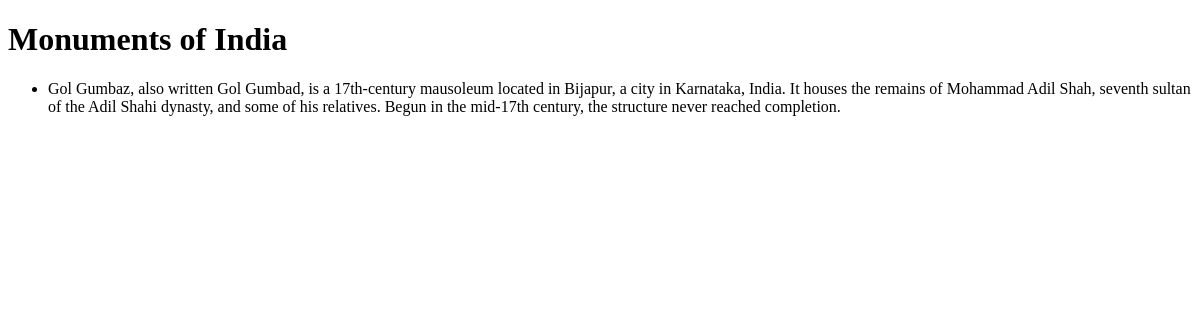
Before: / with the older database file.
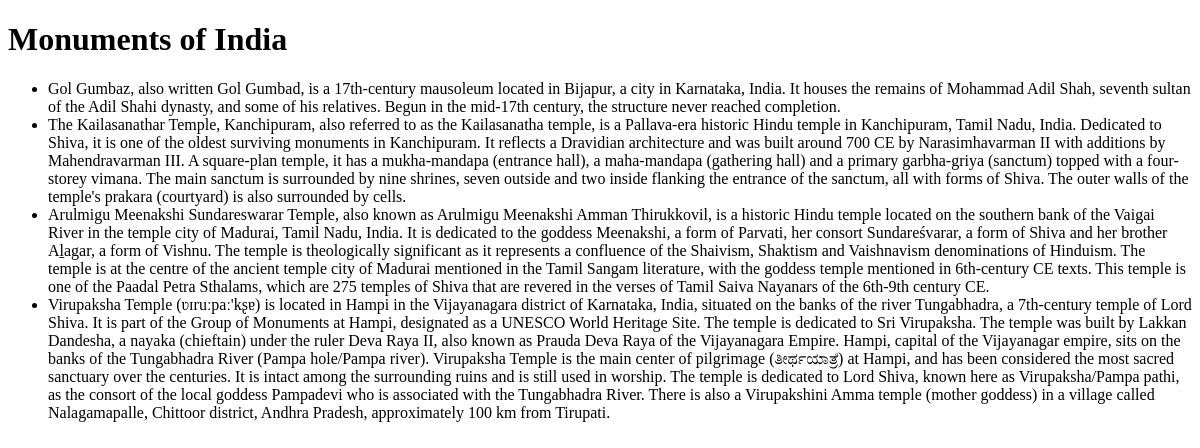
After: the same page with the newer database file.
### posts/models.py (models this page shows, shortened)
class Post(models.Model):
    text=models.TextField()

### posts/views.py (the view)
# urls.py: path('',HomePageView.as_view(),name='home'),
class HomePageView(ListView):
    model=Post
    template_name="home.html"

### templates/home.html (shortened to what this page needs)
{% extends 'base.html' %}
{% block content %}
    <h1>Monuments of India</h1>
    <ul>
        {% for post in post_list %}
            <li>{{post.text}}</li>
        {% endfor %}
    </ul>
{% endblock content %}

### templates/base.html (shortened to what this page needs)
<!DOCTYPE html>
<html lang="en-US">
    <head>
    </head>
    <body>
        {% block content %}{% endblock content %}
    </body>
</html>

Changed rows visible on the page:
added Post: text "The Kailasanathar Temple, Kanchipuram, also referred to as the Kailasanatha temple, is a Pallava-era historic Hindu temple in Kanchipuram, Tamil Nadu, India. Dedicated to Shiva, it is one of the oldest surviving monuments in Kanchipuram. It reflects a Dravidian architecture and was built around 700 CE by Narasimhavarman II with additions by Mahendravarman III. A square-plan temple, it has a mukha-mandapa (entrance hall), a maha-mandapa (gathering hall) and a primary garbha-griya (sanctum) topped with a four-storey vimana. The main sanctum is surrounded by nine shrines, seven outside and two inside flanking the entrance of the sanctum, all with forms of Shiva. The outer walls of the temple's…"
added Post: text "Arulmigu Meenakshi Sundareswarar Temple, also known as Arulmigu Meenakshi Amman Thirukkovil, is a historic Hindu temple located on the southern bank of the Vaigai River in the temple city of Madurai, Tamil Nadu, India. It is dedicated to the goddess Meenakshi, a form of Parvati, her consort Sundareśvarar, a form of Shiva and her brother Aḻagar, a form of Vishnu. The temple is theologically significant as it represents a confluence of the Shaivism, Shaktism and Vaishnavism denominations of Hinduism. The temple is at the centre of the ancient temple city of Madurai mentioned in the Tamil Sangam literature, with the goddess temple mentioned in 6th-century CE texts. This temple is one of the…"
added Post: text "Virupaksha Temple (ʋɪruːpaː'kʂɐ) is located in Hampi in the Vijayanagara district of Karnataka, India, situated on the banks of the river Tungabhadra, a 7th-century temple of Lord Shiva. It is part of the Group of Monuments at Hampi, designated as a UNESCO World Heritage Site. The temple is dedicated to Sri Virupaksha. The temple was built by Lakkan Dandesha, a nayaka (chieftain) under the ruler Deva Raya II, also known as Prauda Deva Raya of the Vijayanagara Empire. Hampi, capital of the Vijayanagar empire, sits on the banks of the Tungabhadra River (Pampa hole/Pampa river). Virupaksha Temple is the main center of pilgrimage (ತೀರ್ಥಯಾತ್ರೆ) at Hampi, and has been considered the most sacred…"
